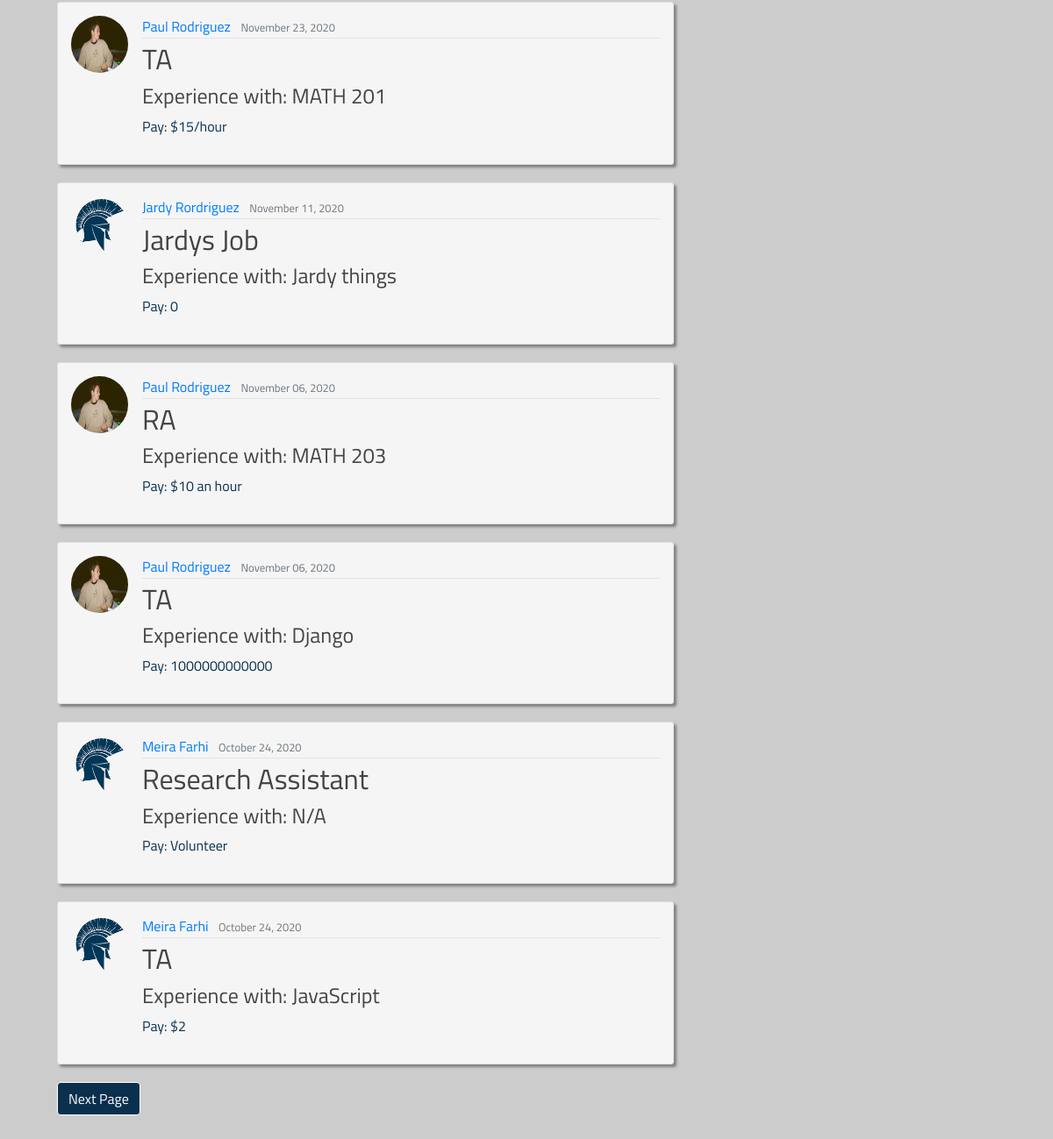
Before: / (lower part) with the older database file.
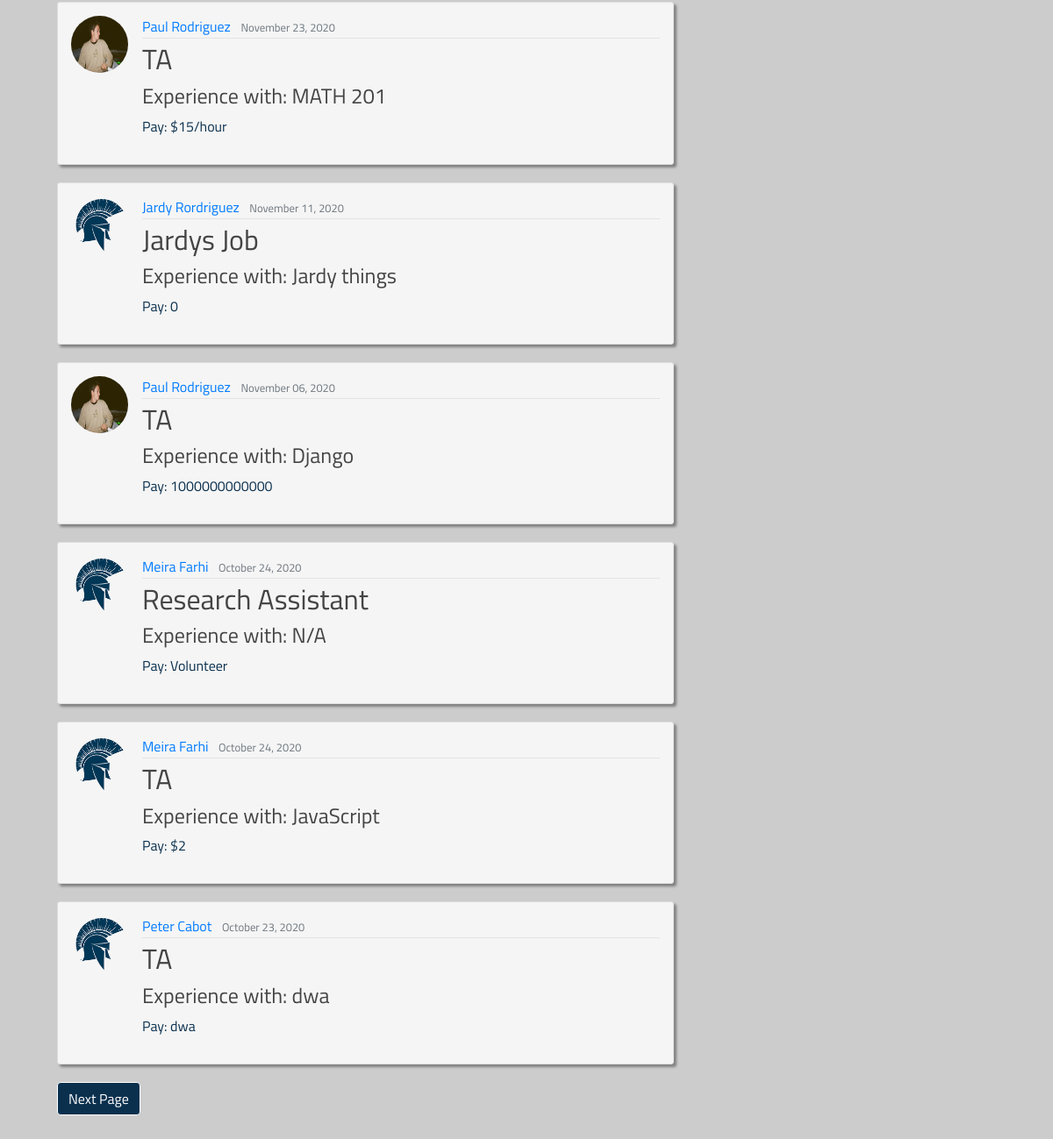
After: the same page with the newer database file.
### case_connecting/models.py (models this page shows, shortened)
class Post(models.Model):
    recruiter = models.ForeignKey(User, on_delete=models.CASCADE)
    position = models.CharField(max_length=200)
    knowledge = models.CharField(max_length=200)
    content = models.TextField()
    pay = models.CharField(max_length=200)
    date_posted = models.DateTimeField(default=timezone.now)

### users/models.py (models this page shows, shortened)
class Profile(models.Model):
    user = models.OneToOneField(User, on_delete=models.CASCADE)
    image = models.ImageField(default='default.jpg', upload_to='profile_pics')
    resume = models.FileField(default=None, upload_to='resumes')

### case_connecting/views.py (the view)
# urls.py: path('', PostListView.as_view(), name="case_connecting-home"),
class PostListView(ListView):
    model = Post
    template_name = 'case_connecting/home.html'
    context_object_name = 'posts'
    ordering = ['-date_posted']  # the most recent available jobs will be moved to the top
    paginate_by = 8  # the number of posts per page

### templates/case_connecting/home.html (shortened to what this page needs)
{% extends "case_connecting/base.html" %}
{% load static %}
{% block content %}
<head>
 <link rel="stylesheet" type="text/css" href="{% static 'case_connecting/home.css' %}">
</head>
<div class="content-section" id="posting-list">
    <div class="row">
        <div class="col-md-8">
            {% for post in posts %}
            <article id="post" class="media content-section">
                <img class="rounded-circle article-img" src="{{ post.recruiter.profile.image.url }}">
                <div class="media-body">
                    <div class="article-metadata">
                        <a class="mr-2" href="{% url 'user-posts' post.recruiter.username %}">{{ post.recruiter.get_full_name }}</a>
                        <small class="text-muted">{{ post.date_posted|date:"F d, Y" }}</small>
                    </div>
                    <h2><a class="article-title" href="{% url 'post-detail' post.id %}">{{ post.position }}</a></h2>
                    <h4>Experience with: {{ post.knowledge }}</h4>
                    <p class="article-content">Pay: {{ post.pay }}</p>
                </div>
            </article>
            {% endfor %}
            {% if is_paginated %}
            {% if page_obj.has_next %}
            {% if page_obj.next_page_number == page_obj.paginator.num_pages %}
            <a class="btn btn-outline-info mb-4 button" href = "?page={{ page_obj.next_page_number }}">Next Page</a>
            {% else %}
            <a class="btn btn-outline-info mb-4 button" href = "?page={{ page_obj.next_page_number }}">Next Page</a>
            <a class="btn btn-outline-info mb-4 button" href = "?page={{ page_obj.paginator.num_pages }}">Last Page</a>
            {% endif %}
            {% endif %}
            {% endif %}
        </div>
        <div class="col-md-4">
        </div>
    </div>
</div>
{% endblock %}

Changed rows visible on the page:
removed Post: recruiter.profile.image (picture), recruiter.get_full_name "Paul Rodriguez", date_posted "November 06, 2020", position "RA", knowledge "MATH 203", pay "$10 an hour"
now on this page (row unchanged): Post: recruiter.profile.image (placeholder picture), recruiter.get_full_name "Peter Cabot", date_posted "October 23, 2020", position "TA", knowledge "dwa", pay "dwa"
